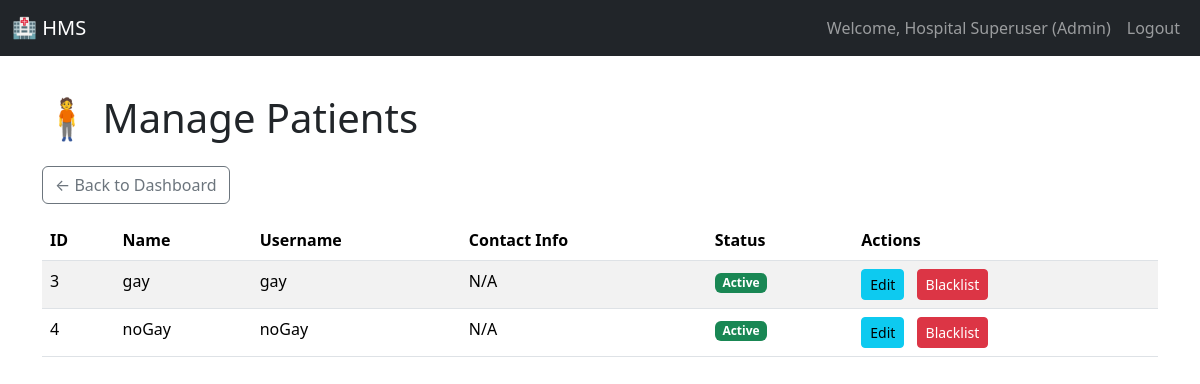
The page /admin/patients (signed in) on the database as committed earlier.
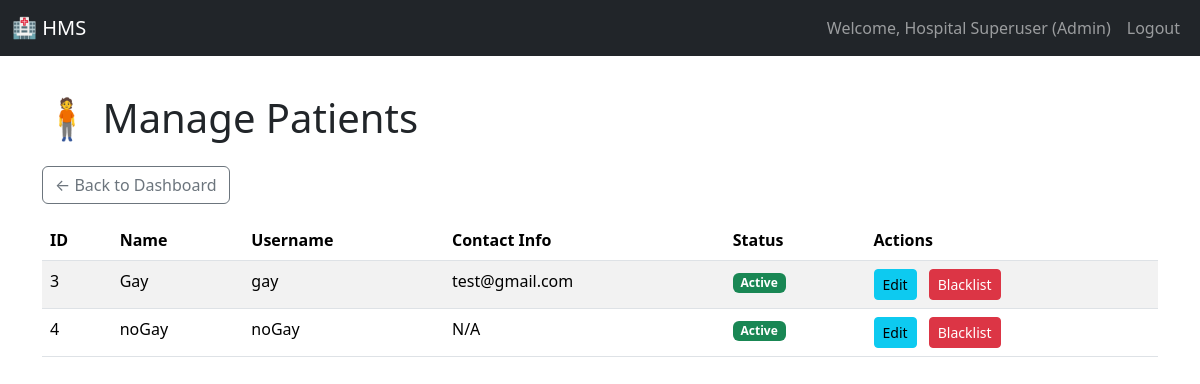
The same page on the database as committed later.
### models.py (models this page shows)
class Patient(db.Model):
    __tablename__ = 'patient'
    user_id = db.Column(db.Integer, db.ForeignKey('user.id'), primary_key=True)
    date_of_birth = db.Column(db.String(10))
    appointments = db.relationship('Appointment', backref='patient', lazy='dynamic')

class User(UserMixin, db.Model):
    __tablename__ = 'user'
    id = db.Column(db.Integer, primary_key=True)
    username = db.Column(db.String(80), unique=True, nullable=False)
    password_hash = db.Column(db.String(128), nullable=False)
    role = db.Column(db.String(10), nullable=False)  # Admin, Doctor, Patient
    name = db.Column(db.String(100), nullable=False)
    contact_info = db.Column(db.String(100))
    is_active = db.Column(db.Boolean, default=True) # Used for blacklist/deactivation
    doctor_profile = db.relationship('Doctor', backref='user', uselist=False)
    patient_profile = db.relationship('Patient', backref='user', uselist=False)

### app.py (the view)
@app.route('/admin/patients')
@role_required('Admin')
def manage_patients():
    patients = Patient.query.join(User).all()
    return render_template('manage_patients.html', patients=patients)

### app.py (called while the page is built)
@login_manager.user_loader
def load_user(user_id):
    return User.query.get(int(user_id))

def role_required(role):
    def wrapper(func):
        @login_required
        @functools.wraps(func)
        def decorated_view(*args, **kwargs):
            if current_user.role != role:
                flash('Access denied. You do not have the required permissions.', 'danger')
                return redirect(url_for('dashboard'))
            return func(*args, **kwargs)
        return decorated_view
    return wrapper

### templates/manage_patients.html (shortened to what this page needs)
{% extends "base.html" %}
{% block content %}
<h1 class="mb-4">🧍 Manage Patients</h1>
<a href="{{ url_for('admin_dashboard') }}" class="btn btn-outline-secondary mb-3">← Back to Dashboard</a>
<table class="table table-hover table-striped">
    <thead>
        <tr>
            <th>ID</th>
            <th>Name</th>
            <th>Username</th>
            <th>Contact Info</th>
            <th>Status</th>
            <th>Actions</th>
        </tr>
    </thead>
    <tbody>
        {% for patient in patients %}
        <tr>
            <td>{{ patient.user_id }}</td>
            <td>{{ patient.user.name }}</td>
            <td>{{ patient.user.username }}</td>
            <td>{{ patient.user.contact_info or 'N/A' }}</td>
            <td>
                {% if patient.user.is_active %}
                    <span class="badge bg-success">Active</span>
                {% else %}
                    <span class="badge bg-danger">Blacklisted</span>
                {% endif %}
            </td>
            <td>
                <a href="{{ url_for('edit_patient', user_id=patient.user_id) }}" class="btn btn-sm btn-info me-2">Edit</a>
                <form method="POST" action="{{ url_for('toggle_blacklist', user_id=patient.user_id) }}" style="display:inline;">
                    {% if patient.user.is_active %}
                        <button type="submit" class="btn btn-sm btn-danger">Blacklist</button>
                    {% else %}
                        <button type="submit" class="btn btn-sm btn-success">Activate</button>
                    {% endif %}
                </form>
            </td>
        </tr>
        {% endfor %}
    </tbody>
</table>
{% endblock %}

Rows that differ between the two databases and show on the page:
changed through a linked row, Patient "gay": user.name "gay" → "Gay"; user "N/A" → "test@gmail.com"
